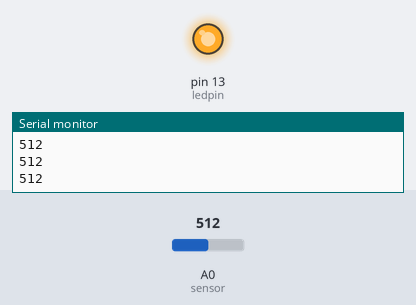
This sketch was run on a simulated Arduino Uno, built with avr-gcc and run on an emulated ATmega328P. Shown: output pins drawn as LEDs (lit = HIGH), the last lines printed to the serial monitor. The inputs (shaded band) are chosen by the test bench; at power-on: A0 (sensor) = 512.

Above: at 1.3 s.
1.4 s: A0 (sensor) set to 32
4.4 s: A0 (sensor) set to 27
At 5.6 s:
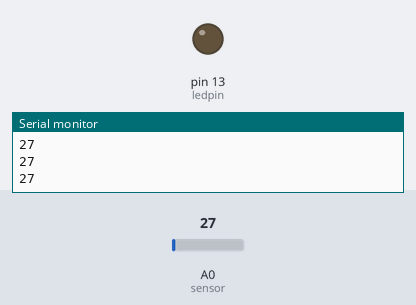
Timing chart, 0 to 7.4 s (numbered marks = the images above; inputs shaded):
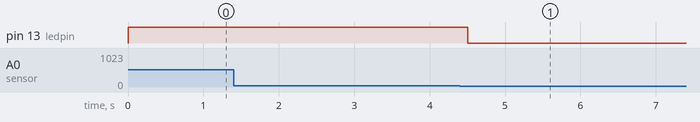

Measured:
- the behaviour switches between 31 and 30 on A0 (sensor) (found by bisection; images 0 and 1)
- after the input at 4.4 s, pin 13 (ledpin): HIGH → LOW after 0.10 s

The sketch:

sessens_r_deneme.ino
```cpp
const int sensor=0;
const int ledpin=13;
int deger;
const int son=30;

void setup() {
  pinMode(ledpin,OUTPUT);
  Serial.begin(9600);
}

void loop() {
  deger=analogRead(sensor);
  Serial.println(deger);
  if(deger > son){
    digitalWrite(ledpin,1);
    delay(500);
    digitalWrite(ledpin,0);
  }
  else{
    digitalWrite(ledpin,0);
  }
}
```
